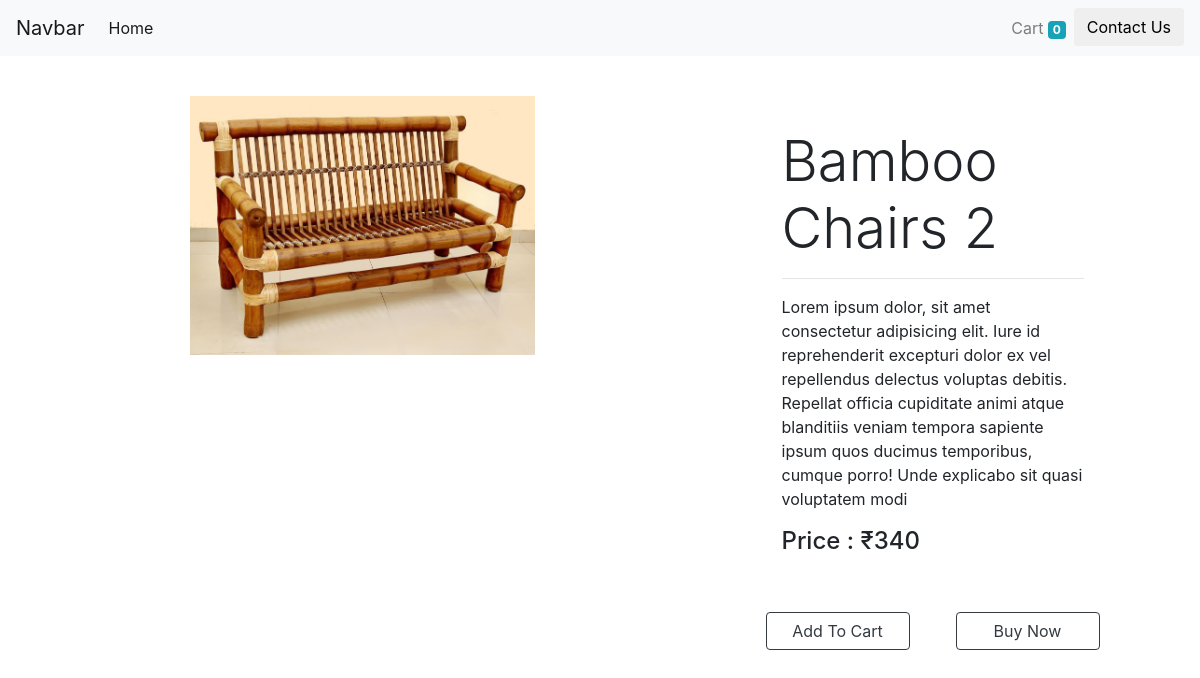
The app's page /bamboo-chairs-2/ with its own data.
### myapp/models.py (models this page shows, shortened)
class Product(models.Model):
    title = models.CharField(max_length=250)
    slug = models.SlugField(blank=True, unique=True)
    price = models.IntegerField()
    description = models.TextField()
    image = models.ImageField(upload_to='store/images', null=True, blank=True)

### myapp/views.py (the view)
# urls.py: re_path(r'^(?P<slug>[\w-]+)/$', ProductDetailSlugViews.as_view()),
class ProductDetailSlugViews(DetailView):
    queryset = Product.objects.all()
    template_name = "myapp/details.html"

### myapp/templates/myapp/details.html (shortened to what this page needs)
{% extends "./base.html" %}
{% block content %}
<div class="container">
    <div class="row">
        <div class="col-10 col-md-6 col-sm-6 col-xs-6 product mx-auto">
            <div class="p-4 m-3">
                <div class="w-75 mx-auto">
                    <img src="{{object.image.url}}" class="img-fluid" alt="">
                </div>
            </div>
        </div>
        <div class="col-10 col-md-4 col-sm-6 col-xs-6 product mx-auto"><br><br>
            <div class="p-3 m-2">
                <div class=" title display-4">{{object.title}}</div>
                <hr>
                <p>{{object.description}}</p>
                <h4>Price : ₹{{object.price}}</h4>
            </div>
            <div class="row">
                <div class="col mt-3">
                    <div class="p-2">
                        <a href="/addtocart/{{object.slug}}?return_url={{request.path}}"
                            class="btn btn-outline-dark btn-block">Add To Cart</a>
                    </div>
                </div>
                <div class="col mt-3">
                    <div class="p-2">
                        <a href="" class="btn btn-outline-dark btn-block">Buy Now</a>
                    </div>
                </div>
            </div>
        </div>
    </div>
</div>
{% endblock %}

### records on screen
Product: image (picture), title "Bamboo Chairs 2", description "Lorem ipsum dolor, sit amet consectetur adipisicing elit. Iure id reprehenderit excepturi dolor ex vel repellendus delectus voluptas debitis. Repellat officia cupiditate animi atque blanditiis veniam tempora sapiente ipsum quos ducimus temporibus, cumque porro! Unde explicabo sit quasi voluptatem modi", price "340"

### other values on screen
{{ request.session.cart | length }} "0"
